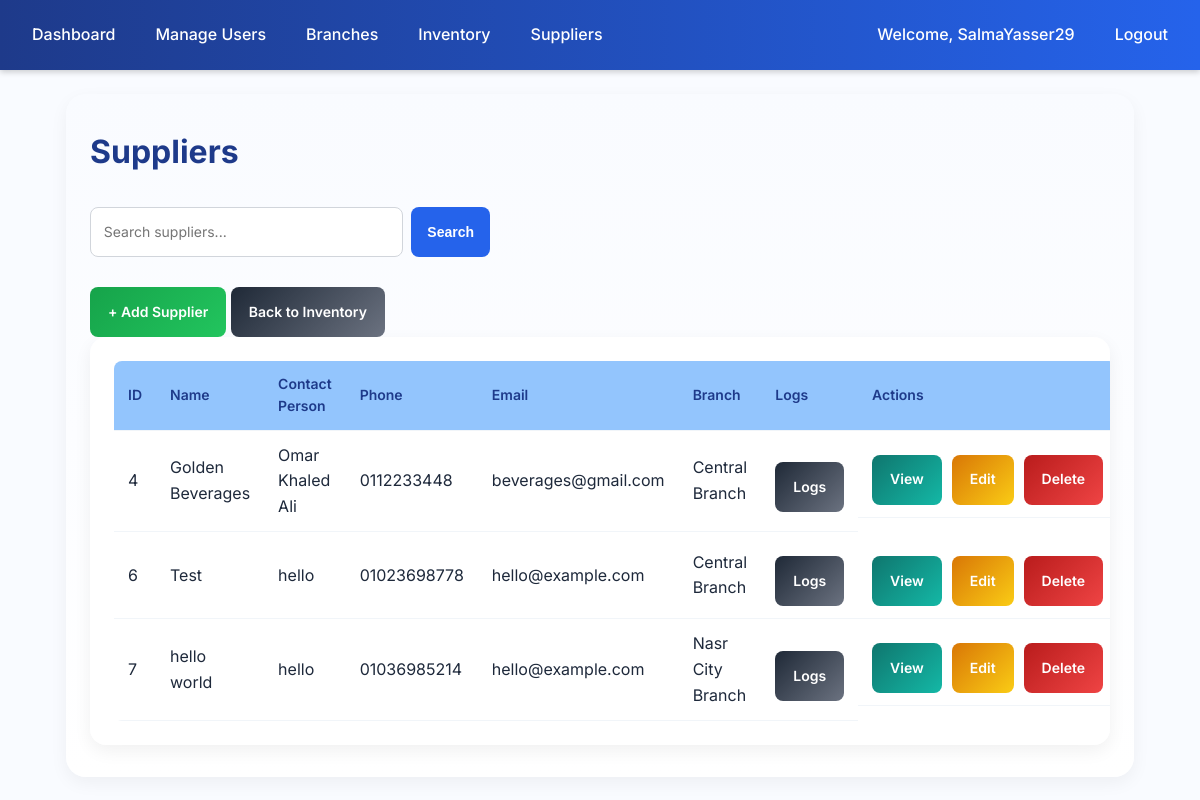
Page /inventory/suppliers/ (signed in) on the committed database.
### accounts/models.py (models this page shows, shortened)
class User(AbstractUser):
    ROLE_CHOICES = (
        ('admin', 'Admin'),
        ('manager', 'Manager'),
        ('cashier', 'Cashier'),
    )
    role = models.CharField(max_length=20, choices=ROLE_CHOICES, default='cashier')
    branch = models.ForeignKey('branches.Branch', null=True, blank=True, on_delete=models.SET_NULL)
    added_by = models.ForeignKey(
        'self', null=True, blank=True, on_delete=models.SET_NULL, related_name='added_users'
    )
    profile_image = models.ImageField(upload_to="profiles/", null=True, blank=True)

### inventory/models.py (models this page shows, shortened)
class Supplier(models.Model):
    name = models.CharField(max_length=100)
    contact_person = models.CharField(max_length=100, blank=True, null=True)
    phone = models.CharField(max_length=20, blank=True, null=True)
    email = models.EmailField(blank=True, null=True)
    address = models.TextField(blank=True, null=True)
    branch = models.ForeignKey(Branch, on_delete=models.CASCADE, null=True, blank=True)
    class Meta:
        unique_together = ('name', 'branch')
        ordering = ['name']

### branches/models.py (models this page shows, shortened)
class Branch(models.Model):
    name = models.CharField(max_length=100)
    address = models.TextField(blank=True, null=True)
    city = models.CharField(max_length=50, blank=True, null=True)
    phone = models.CharField(max_length=20, blank=True, null=True)
    email = models.EmailField(blank=True, null=True)
    website = models.URLField(blank=True, null=True)

### inventory/views.py (the view, shortened to what this page needs)
# urls.py: path("suppliers/", views.supplier_list, name="supplier_list"),
@login_required
def supplier_list(request):
    query = request.GET.get("q", "")
    page_number = request.GET.get("page", 1)
    if is_superuser(request.user):
        suppliers = Supplier.objects.all()
    elif is_admin(request.user):
        suppliers = Supplier.objects.filter(branch=request.user.branch)
    else:
        return redirect("accounts:dashboard")
    paginator = Paginator(suppliers.order_by("name"), 10)
    page_obj = paginator.get_page(page_number)
    return render(request, "inventory/suppliers/list.html", {
        "suppliers": page_obj,
        "query": query,
    })

### inventory/views.py (called while the page is built)
def is_superuser(user):
    return user.is_superuser

### inventory/templates/inventory/suppliers/list.html (shortened to what this page needs)
{% extends "accounts/layout.html" %}
{% block content %}
  <h1 class="page-title">Suppliers</h1>
  <div class="d-flex flex-wrap align-items-center gap-2 mb-4">
      <form method="get" class="search-bar-wrapper">
          <input type="text" name="q" value="{{ query }}" placeholder="Search suppliers..."
                class="search-input">
          <button type="submit" class="search-btn">Search</button>
      </form>
      <a href="{% url 'inventory:supplier_create' %}" class="btn-success">+ Add Supplier</a>
      <a href="{% url 'inventory:index' %}" class="btn-secondary">Back to Inventory</a>
  </div>
  <div class="card-table">
      <table class="table table-hover">
          <thead>
              <tr>
                  <th>ID</th>
                  <th>Name</th>
                  <th>Contact Person</th>
                  <th>Phone</th>
                  <th>Email</th>
                  <th>Branch</th>
                  <th>Logs</th>
                  <th>Actions</th>
              </tr>
          </thead>
          <tbody>
              {% for supplier in suppliers %}
              <tr>
                  <td>{{ supplier.id }}</td>
                  <td>{{ supplier.name }}</td>
                  <td>{{ supplier.contact_person|default:"-" }}</td>
                  <td>{{ supplier.phone|default:"-" }}</td>
                  <td>{{ supplier.email|default:"-" }}</td>
                  <td>{{ supplier.branch.name }}</td>
                  <td>
                      <a href="{% url 'inventory:logs_list' 'Supplier' supplier.id %}" class="btn-secondary" style="margin-top: 12px;">Logs</a>
                  </td>
                  <td class="actions">
                      <a href="{% url 'inventory:supplier_detail' supplier.id %}" class="btn-info">View</a>
                      <a href="{% url 'inventory:supplier_edit' supplier.id %}" class="btn-warning">Edit</a>
                      <a href="{% url 'inventory:supplier_delete' supplier.id %}" class="btn-danger">Delete</a>
                  </td>
              </tr>
              {% empty %}
              <tr>
                  <td colspan="8" class="text-center">No suppliers found.</td>
              </tr>
              {% endfor %}
          </tbody>
      </table>
  </div>
{% endblock %}

### accounts/templates/accounts/layout.html (shortened to what this page needs)
{% load static %}
<!DOCTYPE html>
<html lang="en">
<head>
    <link rel="stylesheet" href="{% static 'css/styles.css' %}">
    <link rel="stylesheet" href="https://cdn.jsdelivr.net/npm/bootstrap-icons@1.11.1/font/bootstrap-icons.css">
</head>
<body>
    {% if user.is_authenticated and request.resolver_match.url_name != "login" %}
        <nav class="navbar">
            <a href="{% url 'accounts:dashboard' %}">Dashboard</a>
            {% if user.is_superuser %}
                <a href="{% url 'accounts:manage_users' %}">Manage Users</a>
                <a href="{% url 'branches:index' %}">Branches</a>
                <a href="{% url 'inventory:index' %}">Inventory</a>
                <a href="{% url 'inventory:supplier_list' %}?branch={{ user.branch.id }}">Suppliers</a>
            {% elif user.role == "manager" %}
                <a href="{% url 'reports:dashboard' %}?branch={{ user.branch.id }}">Reports</a>
            {% elif user.role == "cashier" %}
                <a href="{% url 'customers:index' %}?branch={{ user.branch.id }}">Customers</a>
                <a href="{% url 'sales:pos' %}?branch={{ user.branch.id }}">Sales</a>
            {% endif %}
            <span class="navbar-text" style="margin-left: auto;">
                <a href="{% url 'accounts:profile' %}">Welcome, {{ user.get_full_name|default:user.username }}</a>
            </span>
            <a href="{% url 'accounts:logout' %}">Logout</a>
        </nav>
    {% endif %}
    <main class="container">
        {% block content %}{% endblock %}
    </main>
</body>
</html>

### accounts/static/css/styles.css (style rules this page uses)
:root { --blue-dark: #1e3a8a; --blue: #2563eb; --blue-light: #3b82f6; --blue-lighter: #60a5fa; --blue-soft: #93c5fd; --red-dark: #b91c1c; --red: #ef4444; --red-light: #f87171; --green-dark: #15803d; --green: #16a34a; --green-light: #22c55e; --green-lighter: #4ade80; --green-soft: #bbf7d0; --teal-dark: #0f766e; --teal: #14b8a6; --teal-light: #2dd4bf; --teal-lighter: #5eead4; --teal-soft: #ccfbf1; --yellow-dark: #d97706; --yellow: #facc15; --yellow-light: #fde047; --gray-dark: #1f2937; --gray: #6b7280; --gray-light: #d1d5db; --gray-lighter: #f3f4f6; --gray-soft: #e5e7eb; --bg-light: #f9fbff; --text-dark: #1e293b; --text-muted: #64748b; }
body { font-family: "Inter", sans-serif; background: var(--bg-light); color: var(--text-dark); margin: 0; line-height: 1.6; }
a { text-decoration: none; color: inherit; }
.navbar { background: linear-gradient(90deg, var(--blue-dark), var(--blue)); padding: 14px 20px; display: flex; gap: 16px; align-items: center; color: #fff; box-shadow: 0 2px 6px rgba(0, 0, 0, 0.2); }
.navbar a { color: #fff; padding: 8px 12px; border-radius: 6px; font-weight: 500; transition: background 0.2s, transform 0.2s; }
.container { max-width: 85%; margin: 24px auto; padding: 32px 24px; background: linear-gradient(180deg, #f9fbff 0%, #ffffff 100%); border-radius: 20px; box-shadow: 0 6px 18px rgba(0, 0, 0, 0.05); animation: fadeIn 0.6s ease-in-out; }
.page-title { font-size: 1.5rem; font-weight: 700; color: var(--blue-dark); margin: 0; margin-bottom: 3vh; }
button, .btn-primary, .btn-secondary, .btn-danger, .btn-warning, .btn-success, .btn-info { display: inline-flex; align-items: center; justify-content: center; height: 50px; padding: 0 18px; border-radius: 8px; font-weight: 600; cursor: pointer; transition: background 0.3s, transform 0.2s, box-shadow 0.3s; border: none; font-size: 14px; }
.btn-secondary { background: linear-gradient(135deg, var(--gray-dark), var(--gray)); color: #fff; }
.btn-danger { background: linear-gradient(135deg, var(--red-dark), var(--red)); color: #fff; }
.btn-warning { background: linear-gradient(135deg, var(--yellow-dark), var(--yellow)); color: #fff; }
.btn-success { background: linear-gradient(135deg, var(--green), var(--green-light)); color: #fff; }
.btn-info { background: linear-gradient(135deg, var(--teal-dark), var(--teal)); color: #fff; }
input, select { font-family: inherit; font-size: 14px; padding: 10px 12px; margin: 6px 0; border: 1px solid #e2e8f0; border-radius: 6px; transition: border-color 0.2s, box-shadow 0.2s; box-sizing: border-box; display: block; width: 100%; }
button { background: var(--blue); color: #fff; font-weight: 600; cursor: pointer; }
table { width: 100%; border-collapse: collapse; background: #fff; border-radius: 8px; overflow: hidden; }
th, td { padding: 12px 14px; border-bottom: 1px solid #f1f5f9; text-align: left; }
th { background: var(--blue-soft); font-weight: 600; color: var(--blue-dark); font-size: 14px; }
.actions { margin-top: 12px; display: flex; gap: 10px; }
.page-title { font-size: 1.8rem; font-weight: 700; color: var(--blue-dark); margin-bottom: 1rem; }
.card-table { background: #fff; padding: 1.5rem; border-radius: 16px; box-shadow: 0 6px 18px rgba(0,0,0,0.06); overflow-x: auto; }
.search-bar-wrapper { display: flex; align-items: center; gap: 8px; max-width: 400px; width: 100%; margin-bottom: 1.5rem; }
.search-bar-wrapper .search-input { flex: 1; height: 50px; padding: 0.6rem 0.8rem; border-radius: 8px; border: 1px solid #d1d5db; transition: box-shadow 0.3s, border 0.3s; }
.search-bar-wrapper .search-btn { padding: 0.55rem 1rem; border-radius: 8px; border: none; background: var(--blue); color: #fff; cursor: pointer; font-weight: 600; transition: background 0.3s, transform 0.2s, box-shadow 0.3s; }
.page-title { font-size: 2rem; margin-bottom: 1.5rem; color: var(--blue-dark); font-weight: 700; }

### rows in the picture
User: get_full_name "SalmaYasser29"
Supplier: id "4", name "Golden Beverages", contact_person "Omar Khaled Ali", phone "0112233448", email "beverages@gmail.com", branch.name "Central Branch"
Supplier: id "6", name "Test", contact_person "hello", phone "01023698778", email "hello@example.com", branch.name "Central Branch"
Supplier: id "7", name "hello world", contact_person "hello", phone "01036985214", email "hello@example.com", branch.name "Nasr City Branch"
